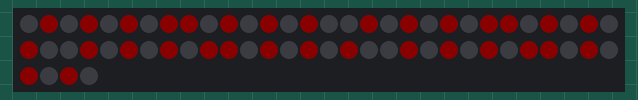
Recording of a sketch running on a simulated Arduino Uno, built with avr-gcc and run on an emulated ATmega328P. Shown: 64 RGB LEDs in strip order, left to right, continuing on the next row. Dim RGB values are drawn brighter than linear.

Above: at 0.1 s.

The sketch:

neochecker.ino
```cpp
#include <Adafruit_NeoPixel.h>

Adafruit_NeoPixel strip(64, 6);
boolean flip = false;
void setup() { //sets up
  strip.setBrightness(10);
  Serial.begin(9600);
  strip.begin();
  strip.clear();
  strip.show();

}
void loop() {
  for (int i = 0; i < 64; i++) {
  if(i%8 == 0 ){
    flip =! flip;
  }
  flip=!flip;
  if(flip){
    strip.setPixelColor(i,255,0,0);
  }else{
    strip.setPixelColor(i,0,0,0);
  }
  }


  strip.show();
  // Update strip with new contents
  delay(50);                 // Pause for a moment

}
```
